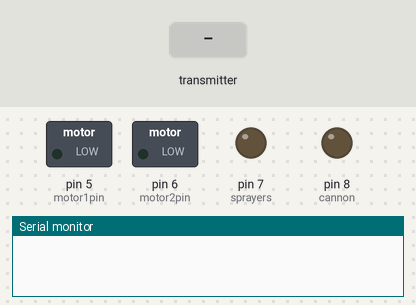
Bench run of a sketch on a simulated Arduino Uno, built with avr-gcc and run on an emulated ATmega328P. Shown: switched loads named in the sketch (green lamp = pin HIGH), output pins drawn as LEDs (lit = HIGH), the last lines printed to the serial monitor. The test bench sets the inputs (shaded band). No radio packets arrive unless stated.

Above: at 1.2 s.
1.3 s: the transmitter starts sending state.0 = 1
At 2.5 s:
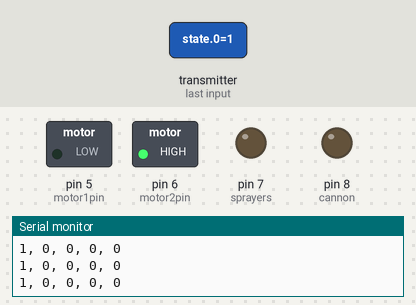
2.8 s: the transmitter starts sending state.1 = 1
At 3.7 s:
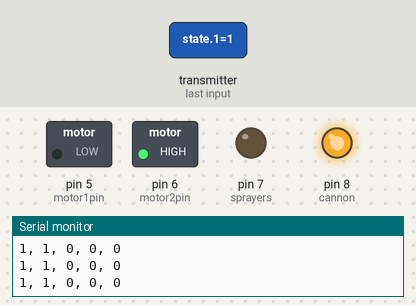
4.3 s: the transmitter starts sending state.2 = 1
At 4.8 s:
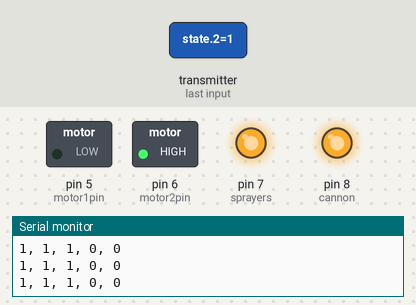
5.8 s: the transmitter starts sending state.0 = 0
At 7.0 s:
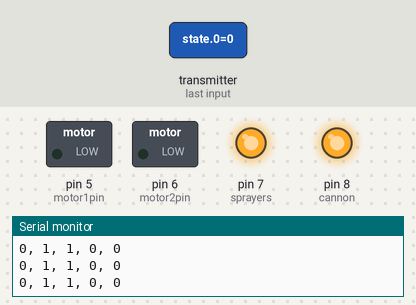
7.3 s: the transmitter starts sending state.1 = 0
At 8.3 s:
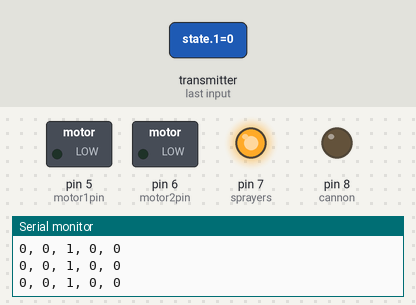
8.8 s: the transmitter starts sending state.0 = 1
At 9.4 s:
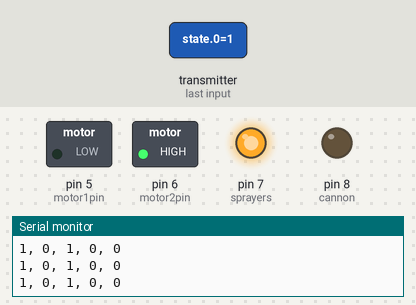
Timing chart, 0 to 11.3 s (numbered marks = the images above; inputs shaded):
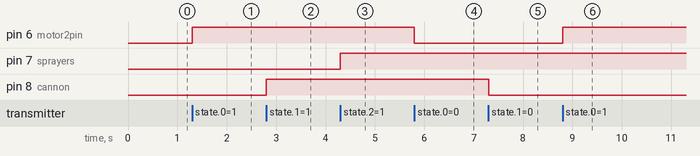

The sketch:

ProjectFinal.ino
```cpp
//Final Boat Code
//Created 10/26/23
//Last revised: 11/20/23
//Code by Bradley Butler
//This code is to interface with a relay to control 2 brushless motors and 2 bilge pumps, one a cannon and one connected to sprayers
//create libraries
#include <SPI.h>
#include <nRF24L01.h>
#include <RF24.h>
//create an RF24 object
RF24 radio(3, 2);  // CE, CSN
//create the array that controls everything
int state[5];
int cannon=8;
int motor1pin=5;
int motor2pin=6;
int sprayers=7;
//setup
void setup()
{
  while (!Serial);
  pinMode(motor1pin,OUTPUT);
  pinMode(motor2pin,OUTPUT);
  pinMode(cannon,OUTPUT);
  pinMode(sprayers,OUTPUT);
    Serial.begin(9600);
  radio.begin();
  radio.setChannel(1);
  radio.openReadingPipe(1,0xA1A1A1A1A1LL);
  radio.setChannel(1);
  radio.startListening();
}

void loop(){
if (radio.available())
  {
    radio.read(&state, sizeof(state));
    for (int i = 0; i < 5; i++) {
      Serial.print(state[i]);
      if (i < 4) {
        Serial.print(", ");
      }
    }
    Serial.println();
    //if thumbstick back
    if(state[0]==0){
      state00();
    //if thumbstick left
    }
    if(state[0]==1){
      state01();
    }
    //if thumbstick right
    if(state[0]==2){
      state02();
    }
    //if thumbstick forward
    if(state[0]==3){
      state03();
    }
    if(state[1]==1){
      digitalWrite(cannon,HIGH);
    }
    if(state[1]==0){
      digitalWrite(cannon,LOW);
    }
    if(state[2]==1){
      digitalWrite(sprayers,HIGH);
    }
    if(state[2]==0){
      digitalWrite(sprayers,LOW);
      }
    }
}

void state03(){
//full speed
      digitalWrite(motor1pin,HIGH);
      digitalWrite(motor2pin,HIGH);
}
void state02(){
      //on left off right
      digitalWrite(motor1pin,HIGH);
      digitalWrite(motor2pin,LOW);
}
void state01(){
      //on right off left
      digitalWrite(motor1pin,LOW);
      digitalWrite(motor2pin,HIGH);
}
void state00(){
//check if the reverse bumper is down
      //if(state[1]==1){
      //reverse bumper is down
      //full speed
      //digitalWrite(motor2pin,LOW);
      //digitalWrite(motor1pin,LOW);
      //digitalWrite(cannon1,HIGH);
      //digitalWrite(pump,HIGH);
    //}
      //reverse bumper isn't on, stop boat
      //else{
      digitalWrite(motor2pin,LOW);
      digitalWrite(motor1pin,LOW);
      //digitalWrite(cannon1,LOW);
      //digitalWrite(cannon2,LOW);
  }
void ABTN(){

}
void BBTN(){

}
void YBTN(){

}
void XBTN(){

}
```

Measured:
- after the input at 1.3 s, pin 6 (motor2pin): LOW → HIGH at once
- after the input at 2.8 s, pin 8 (cannon): LOW → HIGH at once
- after the input at 4.3 s, pin 7 (sprayers): LOW → HIGH at once
- after the input at 5.8 s, pin 6 (motor2pin): HIGH → LOW at once
- after the input at 7.3 s, pin 8 (cannon): HIGH → LOW at once
- after the input at 8.8 s, pin 6 (motor2pin): LOW → HIGH at once
